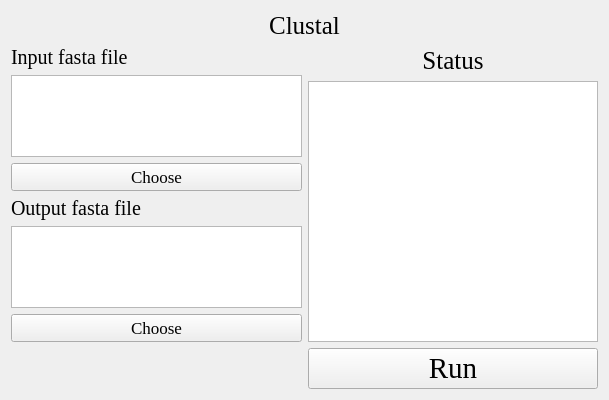
<?xml version="1.0" encoding="UTF-8"?>
<ui version="4.0">
 <class>Form</class>
 <widget class="QWidget" name="Form">
  <property name="geometry">
   <rect>
    <x>0</x>
    <y>0</y>
    <width>609</width>
    <height>400</height>
   </rect>
  </property>
  <property name="windowTitle">
   <string>Form</string>
  </property>
  <property name="styleSheet">
   <string notr="true">background-image: url(D:/tools/Pycharm/pyqt/logo/green_back.png);</string>
  </property>
  <layout class="QGridLayout" name="gridLayout_4">
   <item row="1" column="1">
    <layout class="QGridLayout" name="gridLayout_3">
     <item row="0" column="0">
      <widget class="QLabel" name="label_4">
       <property name="font">
        <font>
         <family>Times New Roman</family>
         <pointsize>19</pointsize>
        </font>
       </property>
       <property name="text">
        <string>Status</string>
       </property>
       <property name="alignment">
        <set>Qt::AlignCenter</set>
       </property>
      </widget>
     </item>
     <item row="1" column="0">
      <widget class="QTextBrowser" name="textBrowser">
       <property name="styleSheet">
        <string notr="true">background-image: url(D:/Documents/Desktop/white.png)</string>
       </property>
      </widget>
     </item>
    </layout>
   </item>
   <item row="0" column="0" colspan="2">
    <layout class="QGridLayout" name="gridLayout">
     <item row="0" column="0">
      <widget class="QLabel" name="label">
       <property name="font">
        <font>
         <family>Times New Roman</family>
         <pointsize>19</pointsize>
        </font>
       </property>
       <property name="text">
        <string>Clustal</string>
       </property>
       <property name="alignment">
        <set>Qt::AlignCenter</set>
       </property>
      </widget>
     </item>
    </layout>
   </item>
   <item row="1" column="0">
    <layout class="QGridLayout" name="gridLayout_5">
     <item row="3" column="0">
      <widget class="QLabel" name="label_3">
       <property name="font">
        <font>
         <family>Times New Roman</family>
         <pointsize>15</pointsize>
        </font>
       </property>
       <property name="text">
        <string>Output fasta file</string>
       </property>
       <property name="alignment">
        <set>Qt::AlignLeading|Qt::AlignLeft|Qt::AlignVCenter</set>
       </property>
      </widget>
     </item>
     <item row="0" column="0">
      <widget class="QLabel" name="label_2">
       <property name="font">
        <font>
         <family>Times New Roman</family>
         <pointsize>15</pointsize>
        </font>
       </property>
       <property name="text">
        <string>Input fasta file</string>
       </property>
       <property name="alignment">
        <set>Qt::AlignLeading|Qt::AlignLeft|Qt::AlignVCenter</set>
       </property>
      </widget>
     </item>
     <item row="1" column="0">
      <widget class="QTextBrowser" name="textBrowser_2">
       <property name="styleSheet">
        <string notr="true">background-image: url(D:/Documents/Desktop/white.png)</string>
       </property>
      </widget>
     </item>
     <item row="2" column="0">
      <widget class="QPushButton" name="pushButton_2">
       <property name="font">
        <font>
         <family>Times New Roman</family>
         <pointsize>13</pointsize>
        </font>
       </property>
       <property name="text">
        <string>Choose</string>
       </property>
      </widget>
     </item>
     <item row="4" column="0">
      <widget class="QTextBrowser" name="textBrowser_3">
       <property name="styleSheet">
        <string notr="true">background-image: url(D:/Documents/Desktop/white.png)</string>
       </property>
      </widget>
     </item>
     <item row="5" column="0">
      <widget class="QPushButton" name="pushButton_3">
       <property name="font">
        <font>
         <family>Times New Roman</family>
         <pointsize>13</pointsize>
        </font>
       </property>
       <property name="text">
        <string>Choose</string>
       </property>
      </widget>
     </item>
    </layout>
   </item>
   <item row="2" column="1">
    <layout class="QGridLayout" name="gridLayout_6">
     <item row="0" column="0">
      <widget class="QPushButton" name="pushButton">
       <property name="font">
        <font>
         <family>Times New Roman</family>
         <pointsize>22</pointsize>
        </font>
       </property>
       <property name="styleSheet">
        <string notr="true">background-image: url(D:/Documents/Desktop/white.png)</string>
       </property>
       <property name="text">
        <string>Run</string>
       </property>
      </widget>
     </item>
    </layout>
   </item>
  </layout>
 </widget>
 <resources/>
 <connections/>
</ui>
